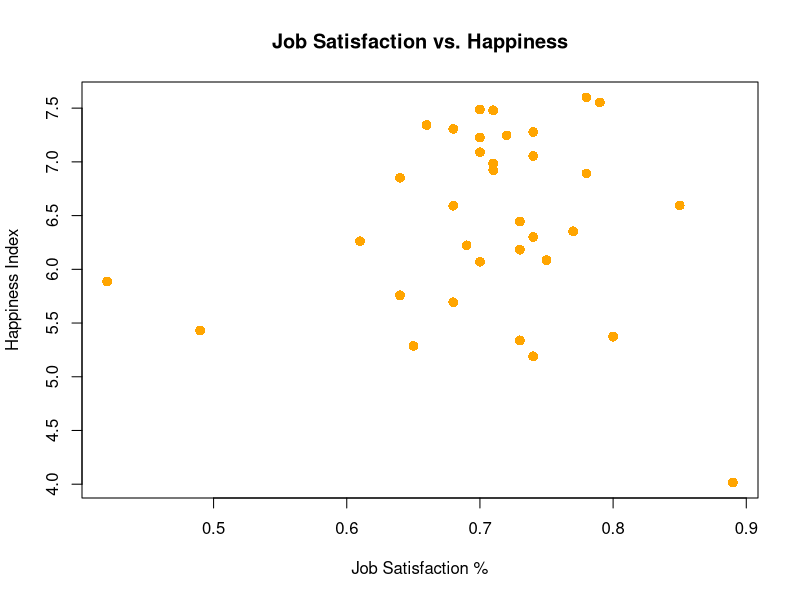

This chart was generated by the following R code:
## ---- chunk 1
knitr::opts_chunk$set(echo = TRUE)
## ---- chunk 2
js <- read.csv("JS.csv")
hap <- read.csv("Happiness.csv")
## ---- chunk 3
strip <- function(x) {
  as.numeric(gsub("%", "", x)) / 100
}
## ---- chunk 4
js$Satisfied <- vapply(js$Satisfied, strip, 1.9)
js$Neutral <- vapply(js$Neutral, strip, 1.9)
js$Dissatisfied <- vapply(js$Dissatisfied, strip, 1.9)
js$Don.t.Know <- vapply(js$Don.t.Know, strip, 1.9)
## ---- chunk 5
new <- merge(js, hap, by = "Country")
## ---- chunk 6
new$Happiness <- as.numeric(new$Happiness)
## ---- chunk 7
lm(new$Happiness ~ new$Satisfied)
cor(new$Happiness, new$Satisfied)
## ---- chunk 8
plot(new$Satisfied, new$Happiness, pch = 16, cex = 1.3, col = "orange", main = "Job Satisfaction vs. Happiness", xlab = "Job Satisfaction %",
     ylab = "Happiness Index")
# abline(lm(new$Happiness ~ new$Satisfied), col = "red")
## ---- chunk 9
colnames(new)[6] <- "DontKnow"
## ---- chunk 10
write.csv(new, "Final.csv")
